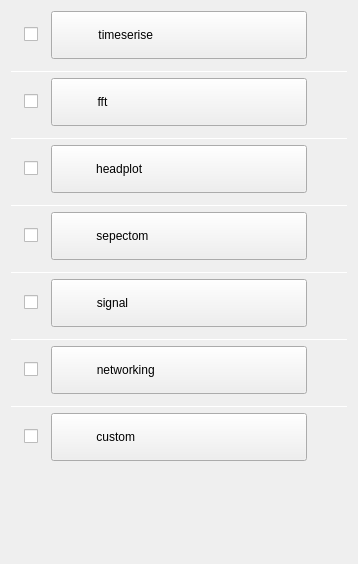
               <widget class="QWidget" name="scrollAreaWidgetContents">
                <property name="geometry">
                 <rect>
                  <x>0</x>
                  <y>0</y>
                  <width>358</width>
                  <height>564</height>
                 </rect>
                </property>
                <layout class="QVBoxLayout" name="verticalLayout_2">
                 <item>
                  <layout class="QHBoxLayout" name="horizontalLayout_2" stretch="0,0,0">
                   <property name="spacing">
                    <number>0</number>
                   </property>
                   <item>
                    <widget class="QCheckBox" name="timeserise">
                     <property name="sizePolicy">
                      <sizepolicy hsizetype="Fixed" vsizetype="Fixed">
                       <horstretch>0</horstretch>
                       <verstretch>0</verstretch>
                      </sizepolicy>
                     </property>
                     <property name="maximumSize">
                      <size>
                       <width>14</width>
                       <height>16777215</height>
                      </size>
                     </property>
                     <property name="text">
                      <string/>
                     </property>
                    </widget>
                   </item>
                   <item>
                    <widget class="QPushButton" name="timeseriseBtn">
                     <property name="sizePolicy">
                      <sizepolicy hsizetype="Fixed" vsizetype="Fixed">
                       <horstretch>0</horstretch>
                       <verstretch>0</verstretch>
                      </sizepolicy>
                     </property>
                     <property name="minimumSize">
                      <size>
                       <width>256</width>
                       <height>48</height>
                      </size>
                     </property>
                     <property name="layoutDirection">
                      <enum>Qt::LeftToRight</enum>
                     </property>
                     <property name="text">
                      <string>timeserise                                </string>
                     </property>
                     <property name="flat">
                      <bool>false</bool>
                     </property>
                    </widget>
                   </item>
                   <item>
                    <widget class="QLabel" name="label_5">
                     <property name="sizePolicy">
                      <sizepolicy hsizetype="Preferred" vsizetype="Preferred">
                       <horstretch>16</horstretch>
                       <verstretch>16</verstretch>
                      </sizepolicy>
                     </property>
                     <property name="minimumSize">
                      <size>
                       <width>14</width>
                       <height>14</height>
                      </size>
                     </property>
                     <property name="maximumSize">
                      <size>
                       <width>14</width>
                       <height>14</height>
                      </size>
                     </property>
                     <property name="text">
                      <string/>
                     </property>
                     <property name="pixmap">
                      <pixmap resource="res.qrc">:/res/right.png</pixmap>
                     </property>
                     <property name="scaledContents">
                      <bool>true</bool>
                     </property>
                    </widget>
                   </item>
                  </layout>
                 </item>
                 <item>
                  <widget class="common" name="timeserieswid" native="true"/>
                 </item>
                 <item>
                  <widget class="Line" name="line">
                   <property name="maximumSize">
                    <size>
                     <width>16777214</width>
                     <height>1</height>
                    </size>
                   </property>
                   <property name="styleSheet">
                    <string notr="true">background-color: rgb(255, 255, 255);</string>
                   </property>
                   <property name="orientation">
                    <enum>Qt::Horizontal</enum>
                   </property>
                  </widget>
                 </item>
                 <item>
                  <layout class="QHBoxLayout" name="horizontalLayout_3">
                   <property name="spacing">
                    <number>0</number>
                   </property>
                   <item>
                    <widget class="QCheckBox" name="fft">
                     <property name="sizePolicy">
                      <sizepolicy hsizetype="Fixed" vsizetype="Fixed">
                       <horstretch>0</horstretch>
                       <verstretch>0</verstretch>
                      </sizepolicy>
                     </property>
                     <property name="text">
                      <string/>
                     </property>
                    </widget>
                   </item>
                   <item>
                    <widget class="QPushButton" name="fftBtn">
                     <property name="sizePolicy">
                      <sizepolicy hsizetype="Fixed" vsizetype="Fixed">
                       <horstretch>0</horstretch>
                       <verstretch>0</verstretch>
                      </sizepolicy>
                     </property>
                     <property name="minimumSize">
                      <size>
                       <width>256</width>
                       <height>48</height>
                      </size>
                     </property>
                     <property name="layoutDirection">
                      <enum>Qt::LeftToRight</enum>
                     </property>
                     <property name="text">
                      <string>fft                                              </string>
                     </property>
                    </widget>
                   </item>
                   <item>
                    <widget class="QLabel" name="label_6">
                     <property name="sizePolicy">
                      <sizepolicy hsizetype="Preferred" vsizetype="Preferred">
                       <horstretch>16</horstretch>
                       <verstretch>16</verstretch>
                      </sizepolicy>
                     </property>
                     <property name="minimumSize">
                      <size>
                       <width>14</width>
                       <height>14</height>
                      </size>
                     </property>
                     <property name="maximumSize">
                      <size>
                       <width>14</width>
                       <height>14</height>
                      </size>
                     </property>
                     <property name="text">
                      <string/>
                     </property>
                     <property name="pixmap">
                      <pixmap resource="res.qrc">:/res/right.png</pixmap>
                     </property>
                     <property name="scaledContents">
                      <bool>true</bool>
                     </property>
                    </widget>
                   </item>
                  </layout>
                 </item>
                 <item>
                  <widget class="common" name="fftwid" native="true"/>
                 </item>
                 <item>
                  <widget class="Line" name="line_2">
                   <property name="maximumSize">
                    <size>
                     <width>16777215</width>
                     <height>1</height>
                    </size>
                   </property>
                   <property name="styleSheet">
                    <string notr="true">background-color:rgb(255,255,255);</string>
                   </property>
                   <property name="orientation">
                    <enum>Qt::Horizontal</enum>
                   </property>
                  </widget>
                 </item>
                 <item>
                  <layout class="QHBoxLayout" name="horizontalLayout_4">
                   <property name="spacing">
                    <number>0</number>
                   </property>
                   <item>
                    <widget class="QCheckBox" name="headplot">
                     <property name="sizePolicy">
                      <sizepolicy hsizetype="Fixed" vsizetype="Fixed">
                       <horstretch>0</horstretch>
                       <verstretch>0</verstretch>
                      </sizepolicy>
                     </property>
                     <property name="text">
                      <string/>
                     </property>
                    </widget>
                   </item>
                   <item>
                    <widget class="QPushButton" name="headplotBtn">
                     <property name="sizePolicy">
                      <sizepolicy hsizetype="Fixed" vsizetype="Fixed">
                       <horstretch>0</horstretch>
                       <verstretch>0</verstretch>
                      </sizepolicy>
                     </property>
                     <property name="minimumSize">
                      <size>
                       <width>256</width>
                       <height>48</height>
                      </size>
                     </property>
                     <property name="layoutDirection">
                      <enum>Qt::LeftToRight</enum>
                     </property>
                     <property name="text">
                      <string>headplot                                    </string>
                     </property>
                    </widget>
                   </item>
                   <item>
                    <widget class="QLabel" name="label_7">
                     <property name="sizePolicy">
                      <sizepolicy hsizetype="Preferred" vsizetype="Preferred">
                       <horstretch>16</horstretch>
                       <verstretch>16</verstretch>
                      </sizepolicy>
                     </property>
                     <property name="minimumSize">
                      <size>
                       <width>14</width>
                       <height>14</height>
                      </size>
                     </property>
                     <property name="maximumSize">
                      <size>
                       <width>14</width>
                       <height>14</height>
                      </size>
                     </property>
                     <property name="text">
                      <string/>
                     </property>
                     <property name="pixmap">
                      <pixmap resource="res.qrc">:/res/right.png</pixmap>
                     </property>
                     <property name="scaledContents">
                      <bool>true</bool>
                     </property>
                    </widget>
                   </item>
                  </layout>
                 </item>
                 <item>
                  <widget class="QWidget" name="headplotwid" native="true"/>
                 </item>
                 <item>
                  <widget class="Line" name="line_3">
                   <property name="maximumSize">
                    <size>
                     <width>16777215</width>
                     <height>1</height>
                    </size>
                   </property>
                   <property name="styleSheet">
                    <string notr="true">background-color:rgb(255,255,255);</string>
                   </property>
                   <property name="orientation">
                    <enum>Qt::Horizontal</enum>
                   </property>
                  </widget>
                 </item>
                 <item>
                  <layout class="QHBoxLayout" name="horizontalLayout_9">
                   <property name="spacing">
                    <number>0</number>
                   </property>
                   <item>
                    <widget class="QCheckBox" name="sepectom">
                     <property name="sizePolicy">
                      <sizepolicy hsizetype="Fixed" vsizetype="Fixed">
                       <horstretch>0</horstretch>
                       <verstretch>0</verstretch>
                      </sizepolicy>
                     </property>
                     <property name="text">
                      <string/>
                     </property>
                    </widget>
                   </item>
                   <item>
                    <widget class="QPushButton" name="sepectomBtn">
                     <property name="sizePolicy">
                      <sizepolicy hsizetype="Fixed" vsizetype="Fixed">
                       <horstretch>0</horstretch>
                       <verstretch>0</verstretch>
                      </sizepolicy>
                     </property>
                     <property name="minimumSize">
                      <size>
                       <width>256</width>
                       <height>48</height>
                      </size>
                     </property>
                     <property name="layoutDirection">
                      <enum>Qt::LeftToRight</enum>
                     </property>
                     <property name="text">
                      <string>sepectom                                  </string>
                     </property>
                    </widget>
                   </item>
                   <item>
                    <widget class="QLabel" name="label_10">
                     <property name="sizePolicy">
                      <sizepolicy hsizetype="Preferred" vsizetype="Preferred">
                       <horstretch>16</horstretch>
                       <verstretch>16</verstretch>
                      </sizepolicy>
                     </property>
                     <property name="minimumSize">
                      <size>
                       <width>14</width>
                       <height>14</height>
                      </size>
                     </property>
                     <property name="maximumSize">
                      <size>
                       <width>14</width>
                       <height>14</height>
                      </size>
                     </property>
                     <property name="text">
                      <string/>
                     </property>
                     <property name="pixmap">
                      <pixmap resource="res.qrc">:/res/right.png</pixmap>
                     </property>
                     <property name="scaledContents">
                      <bool>true</bool>
                     </property>
                    </widget>
                   </item>
                  </layout>
                 </item>
                 <item>
                  <widget class="common" name="sepectomwid" native="true"/>
                 </item>
                 <item>
                  <widget class="Line" name="line_5">
                   <property name="maximumSize">
                    <size>
                     <width>16777215</width>
                     <height>1</height>
                    </size>
                   </property>
                   <property name="styleSheet">
                    <string notr="true">background-color:rgb(255,255,255);</string>
                   </property>
                   <property name="orientation">
                    <enum>Qt::Horizontal</enum>
                   </property>
                  </widget>
                 </item>
                 <item>
                  <layout class="QHBoxLayout" name="horizontalLayout_8">
                   <property name="spacing">
                    <number>0</number>
                   </property>
                   <item>
                    <widget class="QCheckBox" name="signal">
                     <property name="sizePolicy">
                      <sizepolicy hsizetype="Fixed" vsizetype="Fixed">
                       <horstretch>0</horstretch>
                       <verstretch>0</verstretch>
                      </sizepolicy>
                     </property>
                    </widget>
                   </item>
                   <item>
                    <widget class="QPushButton" name="signalBtn">
                     <property name="sizePolicy">
                      <sizepolicy hsizetype="Fixed" vsizetype="Fixed">
                       <horstretch>0</horstretch>
                       <verstretch>0</verstretch>
                      </sizepolicy>
                     </property>
                     <property name="minimumSize">
                      <size>
                       <width>256</width>
                       <height>48</height>
                      </size>
                     </property>
                     <property name="layoutDirection">
                      <enum>Qt::LeftToRight</enum>
                     </property>
                     <property name="text">
                      <string>signal                                        </string>
                     </property>
                    </widget>
                   </item>
                   <item>
                    <widget class="QLabel" name="label_9">
                     <property name="sizePolicy">
                      <sizepolicy hsizetype="Preferred" vsizetype="Preferred">
                       <horstretch>16</horstretch>
                       <verstretch>16</verstretch>
                      </sizepolicy>
                     </property>
                     <property name="minimumSize">
                      <size>
                       <width>14</width>
                       <height>14</height>
                      </size>
                     </property>
                     <property name="maximumSize">
                      <size>
                       <width>14</width>
                       <height>14</height>
                      </size>
                     </property>
                     <property name="text">
                      <string/>
                     </property>
                     <property name="pixmap">
                      <pixmap resource="res.qrc">:/res/right.png</pixmap>
                     </property>
                     <property name="scaledContents">
                      <bool>true</bool>
                     </property>
                    </widget>
                   </item>
                  </layout>
                 </item>
                 <item>
                  <widget class="QWidget" name="signalwid" native="true"/>
                 </item>
                 <item>
                  <widget class="Line" name="line_6">
                   <property name="maximumSize">
                    <size>
                     <width>16777215</width>
                     <height>1</height>
                    </size>
                   </property>
                   <property name="styleSheet">
                    <string notr="true">background-color:rgb(255,255,255);</string>
                   </property>
                   <property name="orientation">
                    <enum>Qt::Horizontal</enum>
                   </property>
                  </widget>
                 </item>
                 <item>
                  <layout class="QHBoxLayout" name="horizontalLayout_7">
                   <property name="spacing">
                    <number>0</number>
                   </property>
                   <item>
                    <widget class="QCheckBox" name="networking">
                     <property name="sizePolicy">
                      <sizepolicy hsizetype="Fixed" vsizetype="Fixed">
                       <horstretch>0</horstretch>
                       <verstretch>0</verstretch>
                      </sizepolicy>
                     </property>
                     <property name="text">
                      <string/>
                     </property>
                    </widget>
                   </item>
                   <item>
                    <widget class="QPushButton" name="networkingBtn">
                     <property name="sizePolicy">
                      <sizepolicy hsizetype="Fixed" vsizetype="Fixed">
                       <horstretch>0</horstretch>
                       <verstretch>0</verstretch>
                      </sizepolicy>
                     </property>
                     <property name="minimumSize">
                      <size>
                       <width>256</width>
                       <height>48</height>
                      </size>
                     </property>
                     <property name="layoutDirection">
                      <enum>Qt::LeftToRight</enum>
                     </property>
                     <property name="text">
                      <string>networking                                </string>
                     </property>
                    </widget>
                   </item>
                   <item>
                    <widget class="QLabel" name="label_8">
                     <property name="sizePolicy">
                      <sizepolicy hsizetype="Preferred" vsizetype="Preferred">
                       <horstretch>16</horstretch>
                       <verstretch>16</verstretch>
                      </sizepolicy>
                     </property>
                     <property name="minimumSize">
                      <size>
                       <width>14</width>
                       <height>14</height>
                      </size>
                     </property>
                     <property name="maximumSize">
                      <size>
                       <width>14</width>
                       <height>14</height>
                      </size>
                     </property>
                     <property name="text">
                      <string/>
                     </property>
                     <property name="pixmap">
                      <pixmap resource="res.qrc">:/res/right.png</pixmap>
                     </property>
                     <property name="scaledContents">
                      <bool>true</bool>
                     </property>
                    </widget>
                   </item>
                  </layout>
                 </item>
                 <item>
                  <widget class="QWidget" name="networkingwid" native="true"/>
                 </item>
                 <item>
                  <widget class="Line" name="line_7">
                   <property name="maximumSize">
                    <size>
                     <width>16777215</width>
                     <height>1</height>
                    </size>
                   </property>
                   <property name="styleSheet">
                    <string notr="true">background-color:rgb(255,255,255);</string>
                   </property>
                   <property name="orientation">
                    <enum>Qt::Horizontal</enum>
                   </property>
                  </widget>
                 </item>
                 <item>
                  <layout class="QHBoxLayout" name="horizontalLayout_10">
                   <property name="spacing">
                    <number>0</number>
                   </property>
                   <item>
                    <widget class="QCheckBox" name="custom">
                     <property name="sizePolicy">
                      <sizepolicy hsizetype="Fixed" vsizetype="Fixed">
                       <horstretch>0</horstretch>
                       <verstretch>0</verstretch>
                      </sizepolicy>
                     </property>
                     <property name="text">
                      <string/>
                     </property>
                    </widget>
                   </item>
                   <item>
                    <widget class="QPushButton" name="customBtn">
                     <property name="sizePolicy">
                      <sizepolicy hsizetype="Fixed" vsizetype="Fixed">
                       <horstretch>0</horstretch>
                       <verstretch>0</verstretch>
                      </sizepolicy>
                     </property>
                     <property name="minimumSize">
                      <size>
                       <width>256</width>
                       <height>48</height>
                      </size>
                     </property>
                     <property name="layoutDirection">
                      <enum>Qt::LeftToRight</enum>
                     </property>
                     <property name="text">
                      <string>custom                                      </string>
                     </property>
                    </widget>
                   </item>
                   <item>
                    <widget class="QLabel" name="label_11">
                     <property name="sizePolicy">
                      <sizepolicy hsizetype="Preferred" vsizetype="Preferred">
                       <horstretch>16</horstretch>
                       <verstretch>16</verstretch>
                      </sizepolicy>
                     </property>
                     <property name="minimumSize">
                      <size>
                       <width>14</width>
                       <height>14</height>
                      </size>
                     </property>
                     <property name="maximumSize">
                      <size>
                       <width>14</width>
                       <height>14</height>
                      </size>
                     </property>
                     <property name="text">
                      <string/>
                     </property>
                     <property name="pixmap">
                      <pixmap resource="res.qrc">:/res/right.png</pixmap>
                     </property>
                     <property name="scaledContents">
                      <bool>true</bool>
                     </property>
                    </widget>
                   </item>
                  </layout>
                 </item>
                 <item>
                  <widget class="QWidget" name="customwid" native="true"/>
                 </item>
                 <item>
                  <spacer name="verticalSpacer">
                   <property name="orientation">
                    <enum>Qt::Vertical</enum>
                   </property>
                   <property name="sizeHint" stdset="0">
                    <size>
                     <width>20</width>
                     <height>40</height>
                    </size>
                   </property>
                  </spacer>
                 </item>
                </layout>
               </widget>
